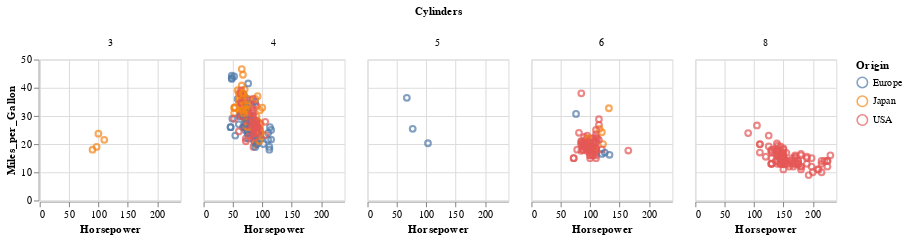

This figure's notebook cell:
### Code cell
# Add interaction to diagrams
alt.Chart(cars).mark_point().encode(
    x='Horsepower', 
    y='Miles_per_Gallon',
    color='Origin:N',
    column='Cylinders:N',
    tooltip='Origin:N',
).properties(width=135, height=135).interactive()

### Figure 1 — Vega-Lite specification as saved in the notebook (floating-point values rounded to 4 significant figures; data arrays with more than 128 entries replaced by an {"elided": "..."} marker saying what was removed)
{"config": {"view": {"continuousWidth": 300, "continuousHeight": 300}}, "data": {"name": "data-f02450ab61490a1363517a0190416235"}, "mark": {"type": "point"}, "encoding": {"color": {"field": "Origin", "type": "nominal"}, "column": {"field": "Cylinders", "type": "nominal"}, "tooltip": {"field": "Origin", "type": "nominal"}, "x": {"field": "Horsepower", "type": "quantitative"}, "y": {"field": "Miles_per_Gallon", "type": "quantitative"}}, "height": 135, "params": [{"name": "param_8", "select": {"type": "interval", "encodings": ["x", "y"]}, "bind": "scales"}], "width": 135, "$schema": "https://vega.github.io/schema/vega-lite/v5.15.1.json", "datasets": {"data-f02450ab61490a1363517a0190416235": {"elided": "406 records"}}}
